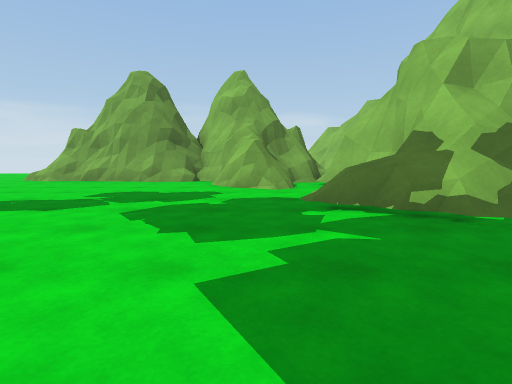
View 1 (above)

12 first-person views from a walk through a scene from a Unity 3-D project. The camera is 1.2 m above the floor, tilts 6° down and sees 80° across. The floor is counted in squares, 2 m on a side. Each view is taken from the middle of a square. On the plan, view 1 faces up. The plan holds only what a view shows up to about 9 squares ahead; the rest is blank. The place goes on beyond the plan. Some animated figures are left out. Surface patterns are stand-ins for the level's own textures.

View 2
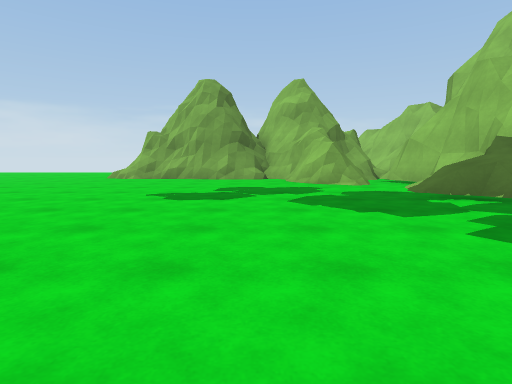

View 3
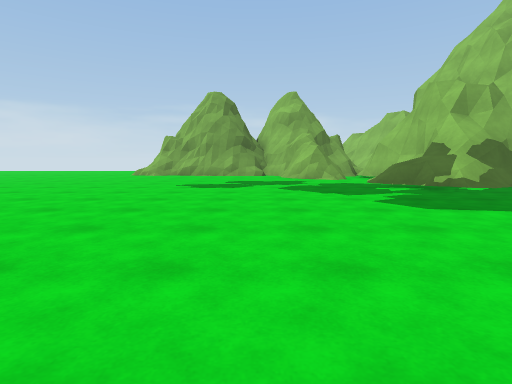

View 4
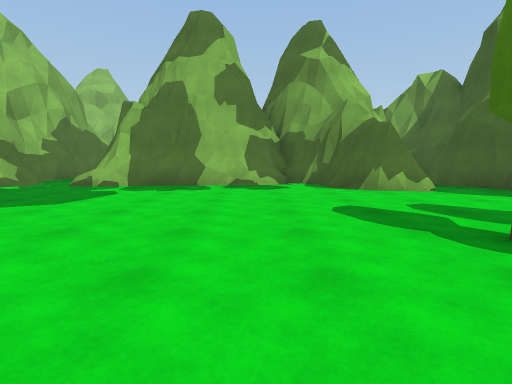

View 5
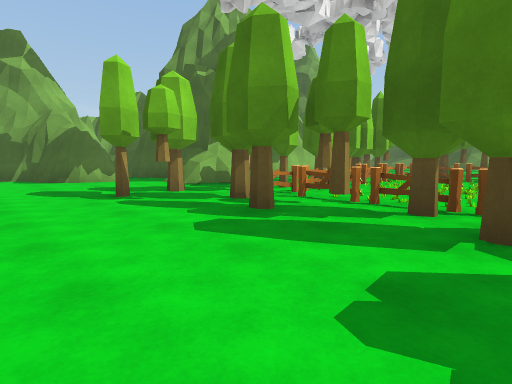

View 6
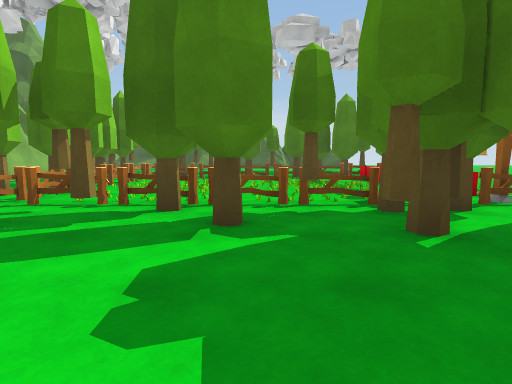

View 7
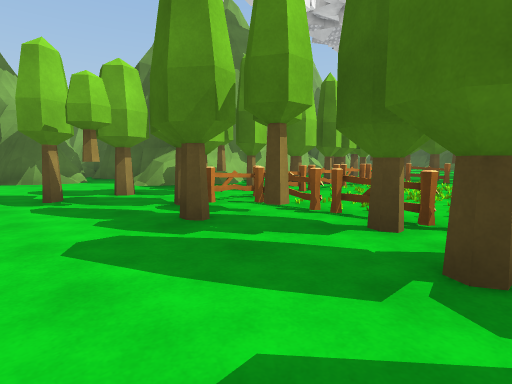

View 8
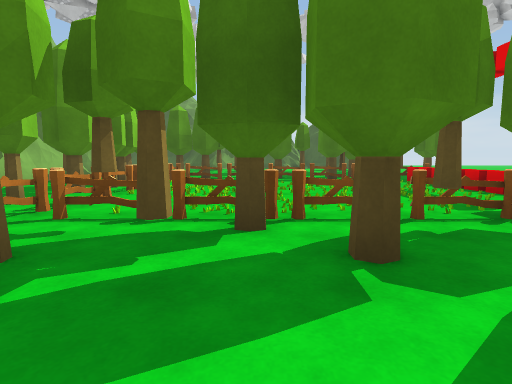

View 9
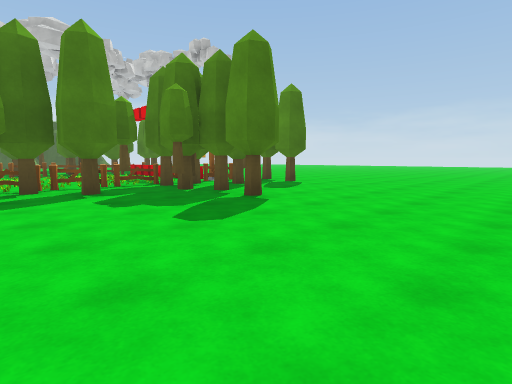

View 10
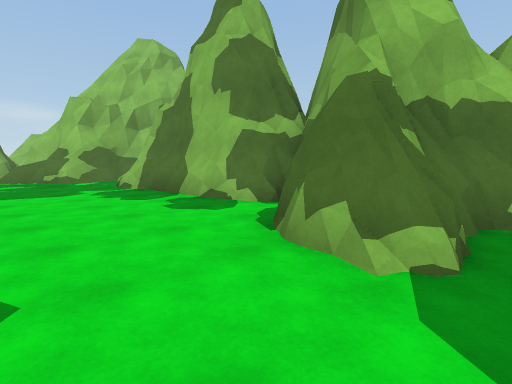

View 11
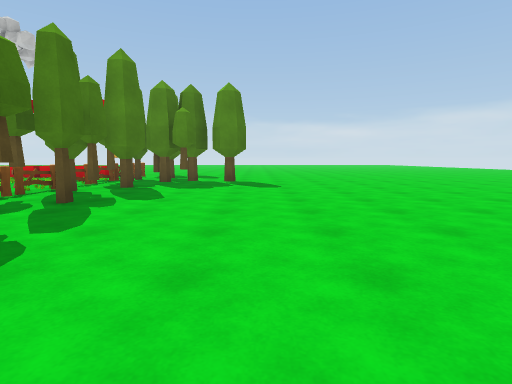

View 12
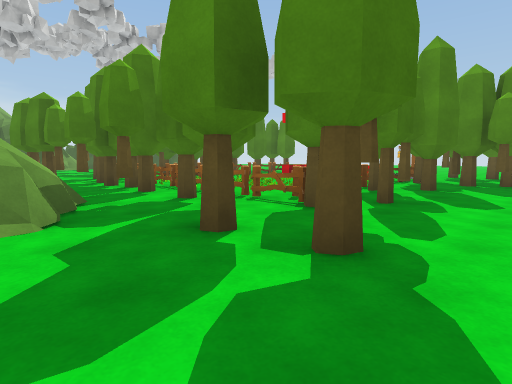

### Floor plan
Points are (right, up) in squares from view 1. A wall is a line through its corners. A room is listed if a view was taken in it or the views show most of it. See-through windows are left out.
Room 1 (views 1, 2, 3, 4, 5, 6, 7, 8, 9, 10, 11, 12)
walls: (-0.9, -7.1) (-0.5, -6.9) (-0.5, -6.4); (-0.3, -9) (-0.6, -8.5); (1.3, -7.2) (2.7, -6.6); (1.9, -7.1) (2.8, -6.4); (1.8, -5.1) (2.2, -4.2); (2, -5.3) (2.1, -4.4); (0.1, -11.3) (0, -10.8); (2.1, -5.5) (1.8, -4.5); (2.1, -5.5) (2, -4.7); (0, -11.4) (-0.1, -10.9); (0.1, -11.8) (0.3, -11.3); (2.7, -5.6) (2.1, -5.1); (0.1, -12.2) (0.1, -11.4); (2.5, -4.1) (3.1, -3.9); (2.5, -3.9) (3.2, -3.8) (3.7, -3.3); (2.6, -4) (3.3, -3.5); (3.3, -4.1) (4.2, -2.8) (3.5, -2.1) (3.4, -1.1); (3.7, -2.3) (3.4, -1.5); (3.7, -1.9) (3.3, -1.5); (4.3, -2.7) (3.7, -2); (4.3, -2.6) (3.6, -2.3); (3.2, 0.4) (3.1, 1.4); (3.2, 0.5) (3.2, 2.2); (3.4, 0.4) (2.9, 1.6); (3.4, 0.5) (3.1, 1.7); (2.5, 4.6) (2.6, 5.1); (2.4, 4.7) (2.6, 5.2) (2.3, 6.2); (2.7, 4.8) (2.7, 5.2) (2.5, 6); (2.2, 5.7) (1.7, 7.4); (0.4, 6.5) (-0.3, 6.7); (0, 6.6) (-0.6, 6.9); (2.2, 6) (1.6, 7.2); (0.4, 6.7) (-0.2, 6.7); (2.1, 6.2) (1.8, 7.1) (1.9, 7.7); (-0.4, 7.5) (-0.7, 7.9) (-1, 8.3); (1.7, 8.3) (1.3, 8.4) (0.9, 8.3)
low walls: (-1, -7) (-0.4, -6.4); (-0.2, -10.9) (-0.2, -10.4); (1.8, -4.5) (2.5, -3.9); (0, -11.9) (-0.3, -9.7); (3.8, -5.7) (3.4, -5.2); (3.9, -5.5) (3.3, -5.3); (3.7, -3.3) (3.9, -3) (3.4, -2.4); (2.9, 1.6) (3, 2.2); (2.1, 3.1) (1.6, 3.3); (1.4, 3.5) (0.9, 3.7); (3, 3.6) (2.3, 3.7); (-0.1, 6.5) (-0.5, 6.7); (0.5, 6.6) (0, 6.6); (1.5, 8.2) (1, 8.2); (1.5, 8.3) (0.9, 8.1)
objects: fence (-8, -12); tree (-8, -6); tree (-8, -5); tree (-8, -4); other object (-7, -12) to (-6, -12); other object (-7, -9) to (-7, -8); other object (-7, -7) to (-6, -7); fence (-7, -6); tree (-7, -5); other object (-6, -10) to (-5, -10); other object (-6, -9) to (-5, -8); tree (-6, -6); other object (-5, -13); other object (-5, -12); other object (-5, -7); tree (-5, -6); tree (-5, -5); tree (-4, -13); other object (-4, -12); other object (-4, -11); fence (-4, -10) to (-4, -9); fence (-4, -8); other object (-4, -7); fence (-4, -6); tree (-4, -5); tree (-3, -12); tree (-3, -11); tree (-3, -10); tree (-3, -9); fence (-3, -7); fence (-3, -6); tree (-3, -5); tree (-2, -13); tree (-2, -12); tree (-2, -10); tree (-2, -7); tree (-2, -6); tree (-2, -5); tree (-2, -4)

Positions as (right, up) in squares from view 1, and headings:
1: (0, 0), facing up
2: (-2, -1), facing up
3: (-2, -3), facing up
4: (-4, -2), facing right
5: (-7, -2), facing down-right
6: (-7, -2), facing down
7: (-7, -3), facing down-right
8: (-6, -3), facing down
9: (-5, 1), facing down-left
10: (0, -6), facing up-right
11: (0, -2), facing left
12: (0, -3), facing down-left
